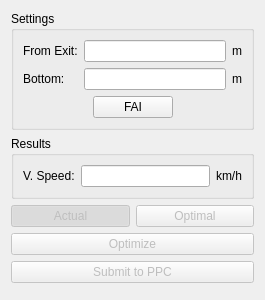
<?xml version="1.0" encoding="UTF-8"?>
<ui version="4.0">
 <class>SpeedForm</class>
 <widget class="QWidget" name="SpeedForm">
  <property name="geometry">
   <rect>
    <x>0</x>
    <y>0</y>
    <width>265</width>
    <height>300</height>
   </rect>
  </property>
  <property name="windowTitle">
   <string>Form</string>
  </property>
  <layout class="QVBoxLayout" name="verticalLayout_2">
   <item>
    <widget class="QGroupBox" name="groupBox">
     <property name="title">
      <string>Settings</string>
     </property>
     <layout class="QVBoxLayout" name="verticalLayout">
      <item>
       <layout class="QGridLayout" name="gridLayout">
        <item row="0" column="0">
         <widget class="QLabel" name="label_4">
          <property name="text">
           <string>From Exit:</string>
          </property>
         </widget>
        </item>
        <item row="0" column="1">
         <widget class="QLineEdit" name="fromExitEdit"/>
        </item>
        <item row="0" column="2">
         <widget class="QLabel" name="bottomUnits_2">
          <property name="text">
           <string>m</string>
          </property>
         </widget>
        </item>
        <item row="1" column="0">
         <widget class="QLabel" name="label_2">
          <property name="text">
           <string>Bottom:</string>
          </property>
         </widget>
        </item>
        <item row="1" column="1">
         <widget class="QLineEdit" name="bottomEdit"/>
        </item>
        <item row="1" column="2">
         <widget class="QLabel" name="bottomUnits">
          <property name="text">
           <string>m</string>
          </property>
         </widget>
        </item>
       </layout>
      </item>
      <item>
       <layout class="QHBoxLayout" name="horizontalLayout">
        <item>
         <spacer name="horizontalSpacer">
          <property name="orientation">
           <enum>Qt::Horizontal</enum>
          </property>
          <property name="sizeHint" stdset="0">
           <size>
            <width>40</width>
            <height>20</height>
           </size>
          </property>
         </spacer>
        </item>
        <item>
         <widget class="QPushButton" name="faiButton">
          <property name="text">
           <string>FAI</string>
          </property>
         </widget>
        </item>
        <item>
         <spacer name="horizontalSpacer_2">
          <property name="orientation">
           <enum>Qt::Horizontal</enum>
          </property>
          <property name="sizeHint" stdset="0">
           <size>
            <width>40</width>
            <height>20</height>
           </size>
          </property>
         </spacer>
        </item>
       </layout>
      </item>
     </layout>
    </widget>
   </item>
   <item>
    <widget class="QGroupBox" name="groupBox_2">
     <property name="title">
      <string>Results</string>
     </property>
     <layout class="QVBoxLayout" name="verticalLayout_3">
      <item>
       <layout class="QGridLayout" name="gridLayout_2">
        <item row="0" column="2">
         <widget class="QLabel" name="verticalSpeedUnits">
          <property name="text">
           <string>km/h</string>
          </property>
         </widget>
        </item>
        <item row="0" column="1">
         <widget class="QLineEdit" name="verticalSpeedEdit">
          <property name="readOnly">
           <bool>true</bool>
          </property>
         </widget>
        </item>
        <item row="0" column="0">
         <widget class="QLabel" name="label_3">
          <property name="text">
           <string>V. Speed:</string>
          </property>
         </widget>
        </item>
       </layout>
      </item>
     </layout>
    </widget>
   </item>
   <item>
    <layout class="QHBoxLayout" name="horizontalLayout_2">
     <item>
      <widget class="QPushButton" name="actualButton">
       <property name="enabled">
        <bool>false</bool>
       </property>
       <property name="text">
        <string>Actual</string>
       </property>
       <property name="checkable">
        <bool>true</bool>
       </property>
       <property name="checked">
        <bool>true</bool>
       </property>
      </widget>
     </item>
     <item>
      <widget class="QPushButton" name="optimalButton">
       <property name="enabled">
        <bool>false</bool>
       </property>
       <property name="text">
        <string>Optimal</string>
       </property>
       <property name="checkable">
        <bool>true</bool>
       </property>
      </widget>
     </item>
    </layout>
   </item>
   <item>
    <widget class="QPushButton" name="optimizeButton">
     <property name="enabled">
      <bool>false</bool>
     </property>
     <property name="text">
      <string>Optimize</string>
     </property>
    </widget>
   </item>
   <item>
    <widget class="QPushButton" name="ppcButton">
     <property name="enabled">
      <bool>false</bool>
     </property>
     <property name="text">
      <string>Submit to PPC</string>
     </property>
    </widget>
   </item>
   <item>
    <spacer name="verticalSpacer">
     <property name="orientation">
      <enum>Qt::Vertical</enum>
     </property>
     <property name="sizeHint" stdset="0">
      <size>
       <width>20</width>
       <height>40</height>
      </size>
     </property>
    </spacer>
   </item>
  </layout>
 </widget>
 <resources/>
 <connections/>
</ui>
